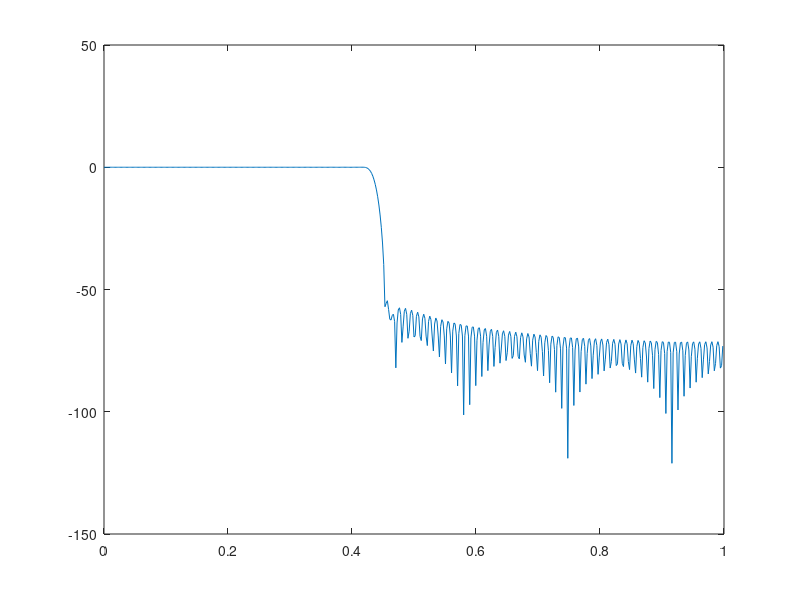

The MATLAB source for this figure: (Note: this script raises an error after producing the figure.)
%% Experiment - 4
% Exercise - 1
clc;
clear;

%% Low pass FIR filter design using the window method
w_p = 0.375;  % Pass band frequency
w_s = 0.5;  % Stop band frequency
w_c = w_p + (w_s - w_p) / 2;  % Cut-off frequency

k = 4;  % Hamming window
N = ceil((2 * k * pi) / (w_s - w_p));  % Order of filter
win = window(@hamming, N+1);  % Hamming window
NUM = fir1(N, w_c, 'low', win);  % Numerator coefficients of T[z]
DEN = [1];  % Denominator coefficients of T[z]

[H, W] = freqz(NUM, DEN);  % Frequency response

figure; grid ON;
plot(W / pi, 20 * log10(abs(H)))  % Magnitude spectrum
title('Magnitude spectrum of Low pass FIR filter', "Ashrith 200902016");
xlabel('Normalized Frequency  (\times\pi rad/sample)'), ylabel('Gain (dB)');

figure;
zplane(NUM, DEN)
